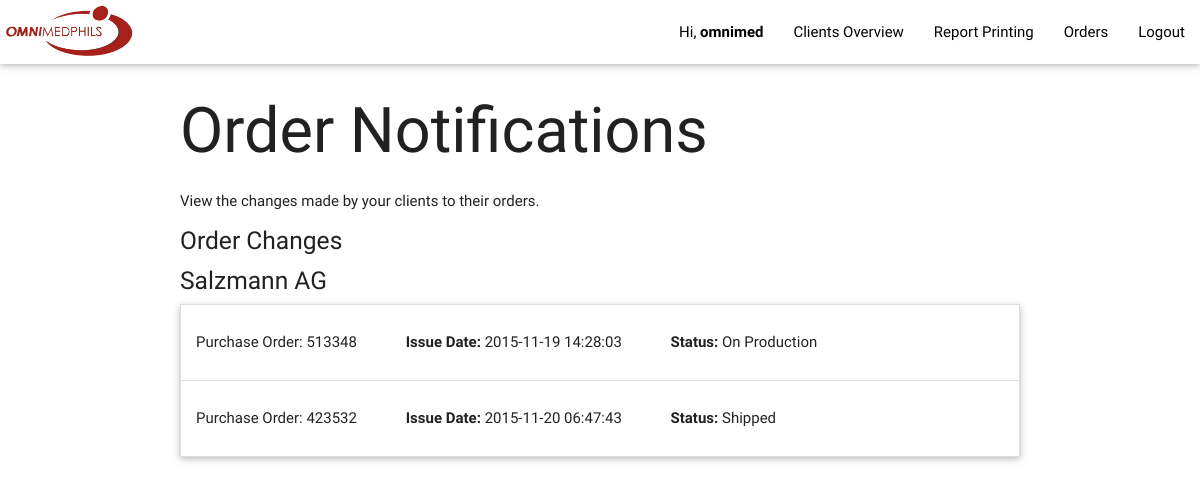
Screenshot of /notif_page.php (signed in) with the database file from the repository.
### tables this page shows
CREATE TABLE IF NOT EXISTS `client_info_table` (
  `client_id` int(11) NOT NULL,
  `username` varchar(55) NOT NULL,
  `company_name` varchar(55) NOT NULL,
  `password` varchar(55) NOT NULL,
  `location` varchar(100) NOT NULL,
  `shipping_address` varchar(100) NOT NULL,
  `tel_num` varchar(20) NOT NULL,
  `fax_num` varchar(20) NOT NULL
);

CREATE TABLE IF NOT EXISTS `order_info_table` (
  `order_key` int(20) NOT NULL,
  `purchase_order` int(11) NOT NULL,
  `client_name` varchar(30) NOT NULL,
  `shipping_address` varchar(300) NOT NULL,
  `ship_to_location` varchar(100) NOT NULL,
  `shipped_date` date DEFAULT NULL,
  `volume` decimal(10,0) DEFAULT NULL,
  `invoice_no` int(11) DEFAULT NULL,
  `status` varchar(20) NOT NULL,
  `issue_date` timestamp NOT NULL DEFAULT CURRENT_TIMESTAMP ON UPDATE CURRENT_TIMESTAMP
);

### notif_page.php (the view, shortened to what this page needs)
<!DOCTYPE html>
<html>
	<head>
		<link rel="stylesheet" type="text/css" href="css/materialize.min.css" media="screen,projection"/>
		<link rel="stylesheet" type="text/css" href="css/admin-dash.css"/>
	</head>
	<body>
		<nav class="white">
			<div class="nav-wrapper">
				<a href="#" class="brand-logo"><img id="logo" src="omnimedlogo.png"></a>
				<ul id="nav-mobile" class="right hide-on-med-and-down">
					<li><a href="#">Hi, <b><?php    session_start();
                                       if(!isset($_SESSION["name"])){
                                       	 header("Location: login.php");
                                       	 die();
                                       }else{
						echo $_SESSION["name"];
					}
						?></b></a></li>
					<li><a href="admin-dash.php">Clients Overview</a></li>
					<li><a href="#">Report Printing</a></li>
					<li><a href="orders-overview.php">Orders</a></li>
					<li><a href="php/logout.php">Logout</a></li>
				</ul>
			</div>
		</nav>
		<div class="container">
			<h1>Order Notifications</h1>
			<p>View the changes made by your clients to their orders.</p>
		</div>
		<div class="container">
			<h5>Order Changes</h5>
				<?php
					$query = mysql_query("SELECT * FROM  client_info_table");
					while($result = mysql_fetch_array($query)){
							$client = $result['company_name'];
							echo "	<h5>$client</h5>
									<ul class='collapsible' data-collapsible='accordion'>
									";
								$query2 = mysql_query("SELECT * FROM order_info_table WHERE client_name = '$client';");
										while($result2 = mysql_fetch_array($query2)){
											$purchase_order = $result2['purchase_order'];
											$issue_date = $result2['issue_date'];
											$status = $result2['status'];
											echo "<li>
													<div class='collapsible-header'>
													<p>Purchase Order: $purchase_order <span style='margin-left:3em;'><b>Issue Date:</b> $issue_date</span> <span style='margin-left:3em;'><b>Status:</b> $status</span></p>
													</div>
													<div class='collapsible-body'>
														<table class='highlight'>
															<thead>
																<th>Article Number</th>
																<th>Changes</th>
																<th>Previous Quantity</th>
																<th>Changed To</th>
																<th>Time Changed</th>
															</thead>
															<tbody>";
												echo "</tbody>
														</table>
															</li>";
										}
									echo "</ul>";
					}
					?>
</body>
</html>

### css/admin-dash.css (style rules this page uses)
#logo { width:140px; }
.white { background-color:white; }
#nav-mobile a { color:black; }

### rows the page displays
client_info_table: company_name "Salzmann AG"
order_info_table: purchase_order "513348", issue_date "2015-11-19 14:28:03", status "On Production"
order_info_table: purchase_order "423532", issue_date "2015-11-20 06:47:43", status "Shipped"

### other values shown
$_SESSION["name"] "omnimed"
